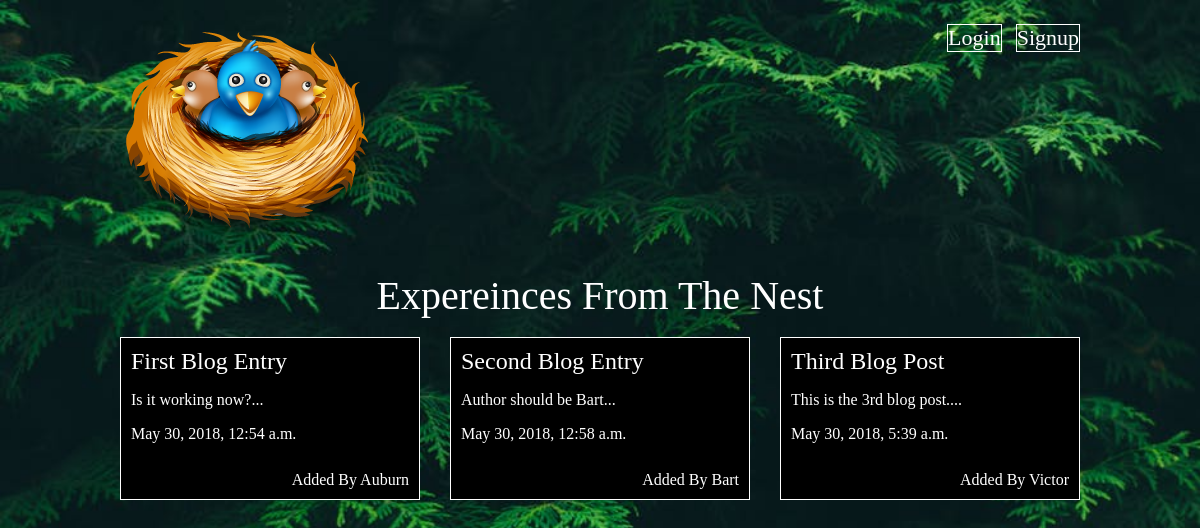
The page /articles/ on the database as committed earlier.
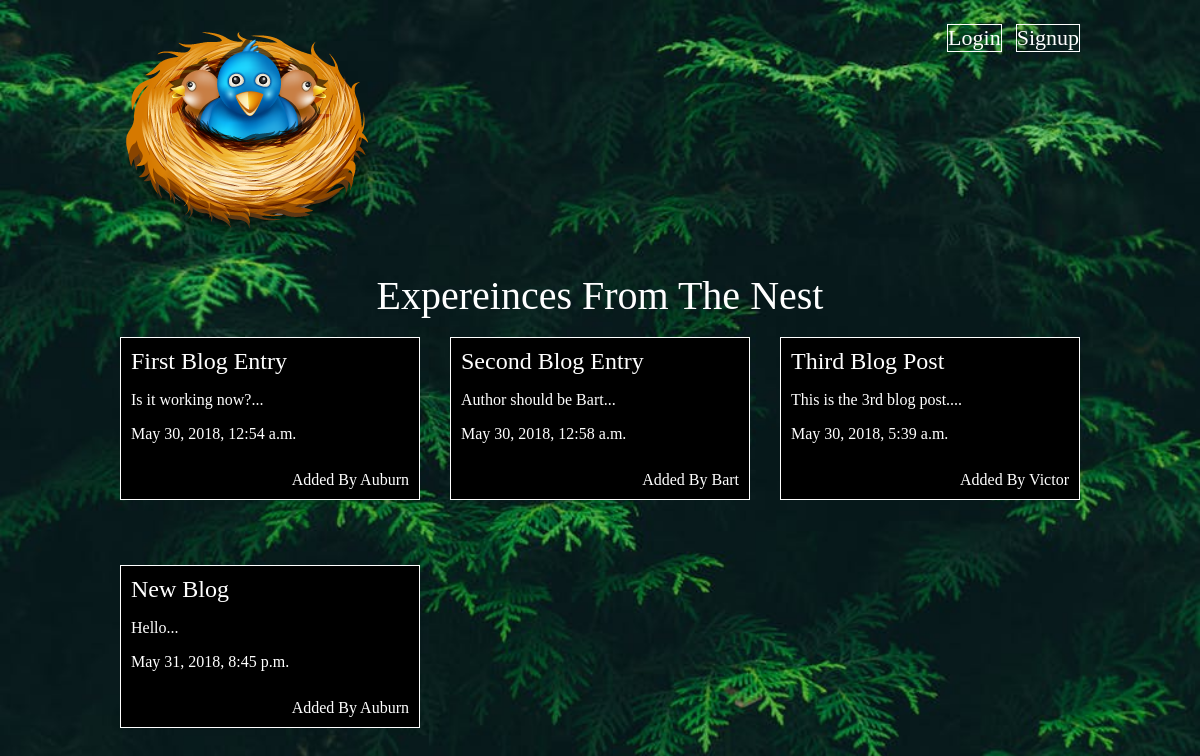
The same page on the database as committed later.
### articles/models.py (models this page shows, shortened)
class Articles(models.Model):
    title = models.CharField(max_length=100)
    slug = models.SlugField()
    body = models.TextField()
    date = models.DateTimeField(auto_now_add=True)
    author = models.ForeignKey(User, on_delete=models.CASCADE, default=None)
    thumb = models.ImageField(default='default.png', blank=True)
    def snippet(self):
        return self.body[:50] + '...'

### articles/views.py (the view)
def article_list(request):
    articles = Articles.objects.all().order_by('date')
    return render(request, 'articles/article_list.html', {'articles': articles})

### articles/templates/articles/article_list.html
{% extends 'base_layout.html' %}
{% block content %}
    <h1>Expereinces From The Nest</h1>
    <br>
    <div class="articles">
      {% for article in articles %}
        <div class="article">
          <h2><a href="{% url 'articles:detail' slug=article.slug %}">{{article.title}} </a></h2>
          <p>{{article.snippet}}</p>
          <p>{{article.date}}</p>
          <p class="author">Added By {{ article.author.username}}</p>
        </div>
      {% endfor %}
  </div>
{% endblock %}

Rows that differ between the two databases and show on the page:
added Articles: title "New Blog", snippet "Hello...", date "May 31, 2018, 8:45 p.m.", author.username "Auburn"
